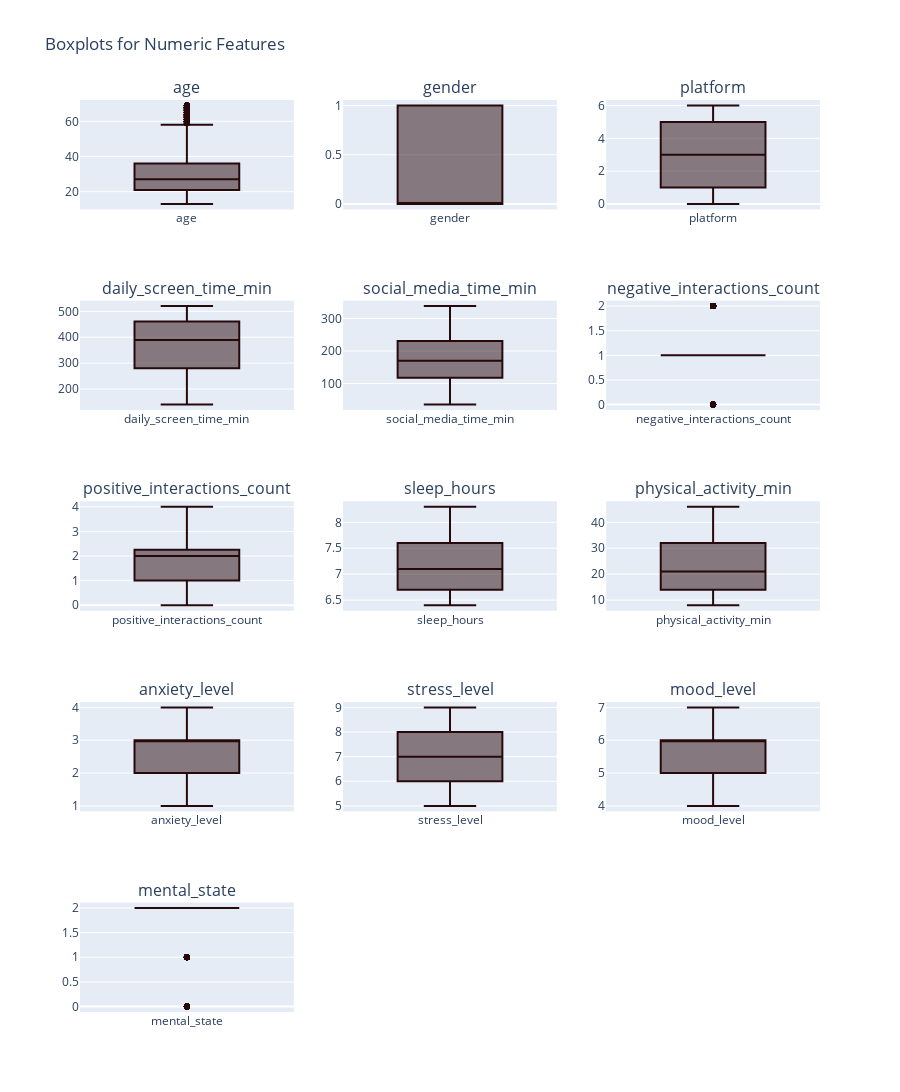

Notebook source saved alongside this figure:
### Markdown cell above
# Boxplots for Checking Outliers

### Code cell
import math
from plotly.subplots import make_subplots
import plotly.graph_objects as go

numeric_cols = df.select_dtypes(include=['int64', 'float64']).columns

n_cols = 3  # Number of columns for subplots
n_rows = math.ceil(len(numeric_cols) / n_cols)# Number of rows for subplots

fig = make_subplots(
    rows=n_rows,
    cols=n_cols,
    subplot_titles=numeric_cols
)

for i, col in enumerate(numeric_cols):
    row = (i // n_cols) + 1
    col_num = (i % n_cols) + 1

    fig.add_trace(
        go.Box(
            y=df[col],
            name=col,
            marker_color='#26090b'
        ),
        row=row,
        col=col_num
    )

fig.update_layout(
    height=300 * n_rows,
    showlegend=False,
    title_text="Boxplots for Numeric Features"
)

fig.show()

### Figure 1 — Plotly figure (JSON) as saved in the notebook; plotly's stock layout.template omitted (floating-point values rounded to 4 significant figures; data arrays with more than 128 entries replaced by an {"elided": "..."} marker saying what was removed)
{"data": [{"marker": {"color": "#26090b"}, "name": "age", "type": "box", "xaxis": "x", "y": {"elided": "4901 int values"}, "yaxis": "y"}, {"marker": {"color": "#26090b"}, "name": "gender", "type": "box", "xaxis": "x2", "y": {"elided": "4901 int values"}, "yaxis": "y2"}, {"marker": {"color": "#26090b"}, "name": "platform", "type": "box", "xaxis": "x3", "y": {"elided": "4901 int values"}, "yaxis": "y3"}, {"marker": {"color": "#26090b"}, "name": "daily_screen_time_min", "type": "box", "xaxis": "x4", "y": {"elided": "4901 int values"}, "yaxis": "y4"}, {"marker": {"color": "#26090b"}, "name": "social_media_time_min", "type": "box", "xaxis": "x5", "y": {"elided": "4901 int values"}, "yaxis": "y5"}, {"marker": {"color": "#26090b"}, "name": "negative_interactions_count", "type": "box", "xaxis": "x6", "y": {"elided": "4901 int values"}, "yaxis": "y6"}, {"marker": {"color": "#26090b"}, "name": "positive_interactions_count", "type": "box", "xaxis": "x7", "y": {"elided": "4901 int values"}, "yaxis": "y7"}, {"marker": {"color": "#26090b"}, "name": "sleep_hours", "type": "box", "xaxis": "x8", "y": {"elided": "4901 float values"}, "yaxis": "y8"}, {"marker": {"color": "#26090b"}, "name": "physical_activity_min", "type": "box", "xaxis": "x9", "y": {"elided": "4901 int values"}, "yaxis": "y9"}, {"marker": {"color": "#26090b"}, "name": "anxiety_level", "type": "box", "xaxis": "x10", "y": {"elided": "4901 int values"}, "yaxis": "y10"}, {"marker": {"color": "#26090b"}, "name": "stress_level", "type": "box", "xaxis": "x11", "y": {"elided": "4901 int values"}, "yaxis": "y11"}, {"marker": {"color": "#26090b"}, "name": "mood_level", "type": "box", "xaxis": "x12", "y": {"elided": "4901 int values"}, "yaxis": "y12"}, {"marker": {"color": "#26090b"}, "name": "mental_state", "type": "box", "xaxis": "x13", "y": {"elided": "4901 int values"}, "yaxis": "y13"}], "layout": {"annotations": [{"font": {"size": 16}, "showarrow": false, "text": "age", "x": 0.1444, "xanchor": "center", "xref": "paper", "y": 1, "yanchor": "bottom", "yref": "paper"}, {"font": {"size": 16}, "showarrow": false, "text": "gender", "x": 0.5, "xanchor": "center", "xref": "paper", "y": 1, "yanchor": "bottom", "yref": "paper"}, {"font": {"size": 16}, "showarrow": false, "text": "platform", "x": 0.8556, "xanchor": "center", "xref": "paper", "y": 1, "yanchor": "bottom", "yref": "paper"}, {"font": {"size": 16}, "showarrow": false, "text": "daily_screen_time_min", "x": 0.1444, "xanchor": "center", "xref": "paper", "y": 0.78, "yanchor": "bottom", "yref": "paper"}, {"font": {"size": 16}, "showarrow": false, "text": "social_media_time_min", "x": 0.5, "xanchor": "center", "xref": "paper", "y": 0.78, "yanchor": "bottom", "yref": "paper"}, {"font": {"size": 16}, "showarrow": false, "text": "negative_interactions_count", "x": 0.8556, "xanchor": "center", "xref": "paper", "y": 0.78, "yanchor": "bottom", "yref": "paper"}, {"font": {"size": 16}, "showarrow": false, "text": "positive_interactions_count", "x": 0.1444, "xanchor": "center", "xref": "paper", "y": 0.56, "yanchor": "bottom", "yref": "paper"}, {"font": {"size": 16}, "showarrow": false, "text": "sleep_hours", "x": 0.5, "xanchor": "center", "xref": "paper", "y": 0.56, "yanchor": "bottom", "yref": "paper"}, {"font": {"size": 16}, "showarrow": false, "text": "physical_activity_min", "x": 0.8556, "xanchor": "center", "xref": "paper", "y": 0.56, "yanchor": "bottom", "yref": "paper"}, {"font": {"size": 16}, "showarrow": false, "text": "anxiety_level", "x": 0.1444, "xanchor": "center", "xref": "paper", "y": 0.34, "yanchor": "bottom", "yref": "paper"}, {"font": {"size": 16}, "showarrow": false, "text": "stress_level", "x": 0.5, "xanchor": "center", "xref": "paper", "y": 0.34, "yanchor": "bottom", "yref": "paper"}, {"font": {"size": 16}, "showarrow": false, "text": "mood_level", "x": 0.8556, "xanchor": "center", "xref": "paper", "y": 0.34, "yanchor": "bottom", "yref": "paper"}, {"font": {"size": 16}, "showarrow": false, "text": "mental_state", "x": 0.1444, "xanchor": "center", "xref": "paper", "y": 0.12, "yanchor": "bottom", "yref": "paper"}], "height": 1500, "showlegend": false, "title": {"text": "Boxplots for Numeric Features"}, "xaxis": {"anchor": "y", "domain": [0, 0.2889]}, "xaxis10": {"anchor": "y10", "domain": [0, 0.2889]}, "xaxis11": {"anchor": "y11", "domain": [0.3556, 0.6444]}, "xaxis12": {"anchor": "y12", "domain": [0.7111, 1]}, "xaxis13": {"anchor": "y13", "domain": [0, 0.2889]}, "xaxis14": {"anchor": "y14", "domain": [0.3556, 0.6444]}, "xaxis15": {"anchor": "y15", "domain": [0.7111, 1]}, "xaxis2": {"anchor": "y2", "domain": [0.3556, 0.6444]}, "xaxis3": {"anchor": "y3", "domain": [0.7111, 1]}, "xaxis4": {"anchor": "y4", "domain": [0, 0.2889]}, "xaxis5": {"anchor": "y5", "domain": [0.3556, 0.6444]}, "xaxis6": {"anchor": "y6", "domain": [0.7111, 1]}, "xaxis7": {"anchor": "y7", "domain": [0, 0.2889]}, "xaxis8": {"anchor": "y8", "domain": [0.3556, 0.6444]}, "xaxis9": {"anchor": "y9", "domain": [0.7111, 1]}, "yaxis": {"anchor": "x", "domain": [0.88, 1]}, "yaxis10": {"anchor": "x10", "domain": [0.22, 0.34]}, "yaxis11": {"anchor": "x11", "domain": [0.22, 0.34]}, "yaxis12": {"anchor": "x12", "domain": [0.22, 0.34]}, "yaxis13": {"anchor": "x13", "domain": [0, 0.12]}, "yaxis14": {"anchor": "x14", "domain": [0, 0.12]}, "yaxis15": {"anchor": "x15", "domain": [0, 0.12]}, "yaxis2": {"anchor": "x2", "domain": [0.88, 1]}, "yaxis3": {"anchor": "x3", "domain": [0.88, 1]}, "yaxis4": {"anchor": "x4", "domain": [0.66, 0.78]}, "yaxis5": {"anchor": "x5", "domain": [0.66, 0.78]}, "yaxis6": {"anchor": "x6", "domain": [0.66, 0.78]}, "yaxis7": {"anchor": "x7", "domain": [0.44, 0.56]}, "yaxis8": {"anchor": "x8", "domain": [0.44, 0.56]}, "yaxis9": {"anchor": "x9", "domain": [0.44, 0.56]}}}
